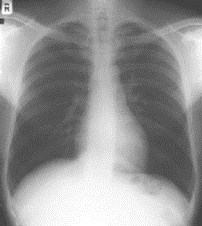
#> input picture imageQ1.jpg, 202 x 226 px; its folder holds only this picture in this run
$ python -i data_loader.py   (imports and definitions only)
#> lines starting #> are read from the running program, lines starting #| are printed output that depends on the picture
#> further down, picture is the input picture: shape (226, 202, 3); min 61, max 255, mean 148.3
#> in feature, `img_lab = cv2.cvtColor(img_bgr, cv2.COLOR_BGR2Lab)`: img_lab: shape (226, 202, 3); mean of channels 0, 1, 2 154.8, 128, 128
import cv2
import matplotlib.pyplot as plt
import numpy as np
import math

# dataloading modules
from os import listdir
from os.path import isfile, join
import re
import random
from sklearn.model_selection import train_test_split
from typing import List, Tuple
from joblib import dump

# [33 lines left out: function load_data, not called in this run]


def diff_of_gaussian(img_l: np.ndarray):
    """
    :param img_l: L channel of L*a*b encoding
    """
    low_sigma = cv2.GaussianBlur(img_l, (3, 3), sigmaX=1, sigmaY=1)
    high_sigma = cv2.GaussianBlur(img_l, (5, 5), sigmaX=4, sigmaY=4)
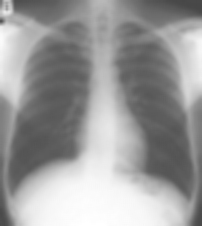
#> high_sigma: shape (226, 202); min 71, max 255, mean 154.8

    # Calculate the DoG by subtracting
    dog = low_sigma - high_sigma
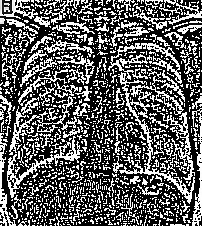
#> dog: shape (226, 202); min 0, max 255, mean 94.8
    return dog


def pillbox_filter(img_a):
    """
    :param img_a: a channel of L*a*b encoding
    """
    # estimation of pillbox filter
    # from https://www2.cs.duke.edu/courses/spring19/compsci527/notes/convolution-filtering.pdf
    kernel = np.array([
        [0.0511, 0.0511, 0.0511],
        [0.0511, 0.0511, 0.0511],
        [0.0511, 0.0511, 0.0511],
    ])
    return cv2.filter2D(img_a, -1, kernel)
#> returned value: shape (226, 202); every value is 59


def feature(img_bgr: np.ndarray):
    img_lab = cv2.cvtColor(img_bgr, cv2.COLOR_BGR2Lab)
    transposed_img = img_lab.transpose(2, 0, 1)

    dog = diff_of_gaussian(transposed_img[0])
    p = pillbox_filter(transposed_img[1])

    normalise = lambda x: math.exp(-1/50*abs(x))
    pointwise_norm = np.vectorize(normalise)
    tfb = pointwise_norm(dog+p)
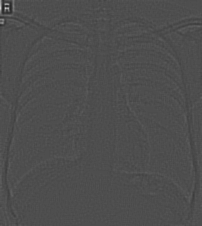
#> tfb: shape (226, 202) float64; min 0.135, max 0.819, mean 0.308
    return tfb


def preprocessing(X):
    features = list(map(feature, X))
    return features

# [17 lines left out: function main, not called in this run]

>>> import cv2
>>> picture = cv2.imread('../../imageQ1.jpg')
>>> result = feature(picture)

$ run again, on imageQ21.jpg
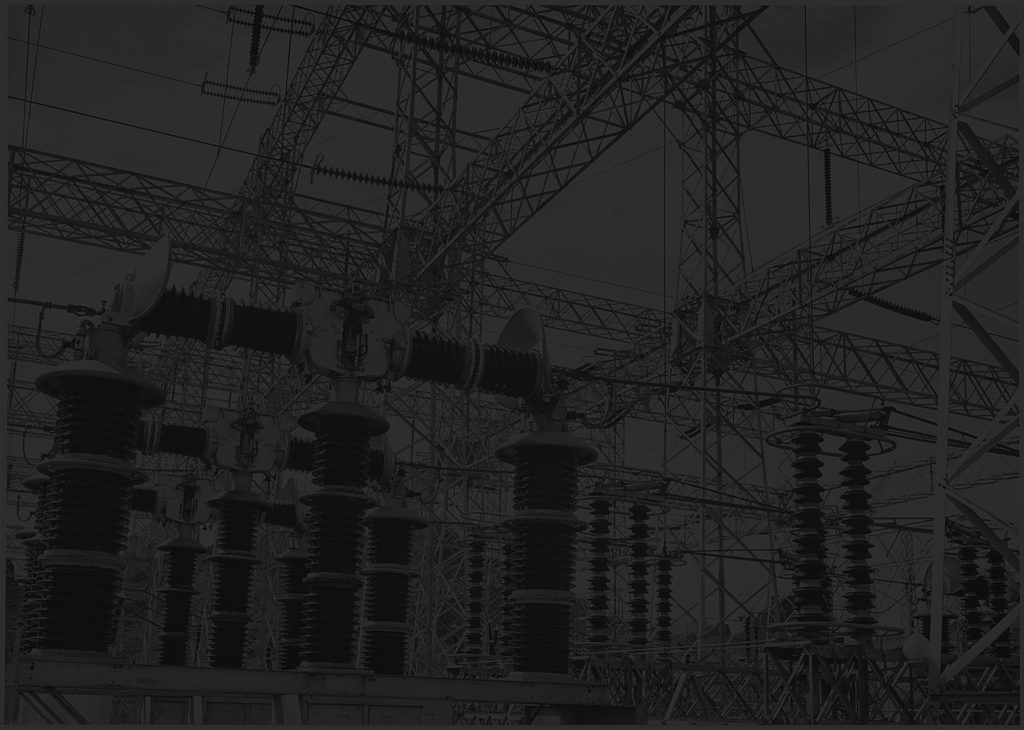
#> input picture imageQ21.jpg, 1024 x 730 px
#> picture is the input picture: shape (730, 1024, 3); min 5, max 57, mean 33.2
#> img_lab: shape (730, 1024, 3); mean of channels 0, 1, 2 32.6, 128, 128
#> in diff_of_gaussian, `dog = low_sigma - high_sigma`:
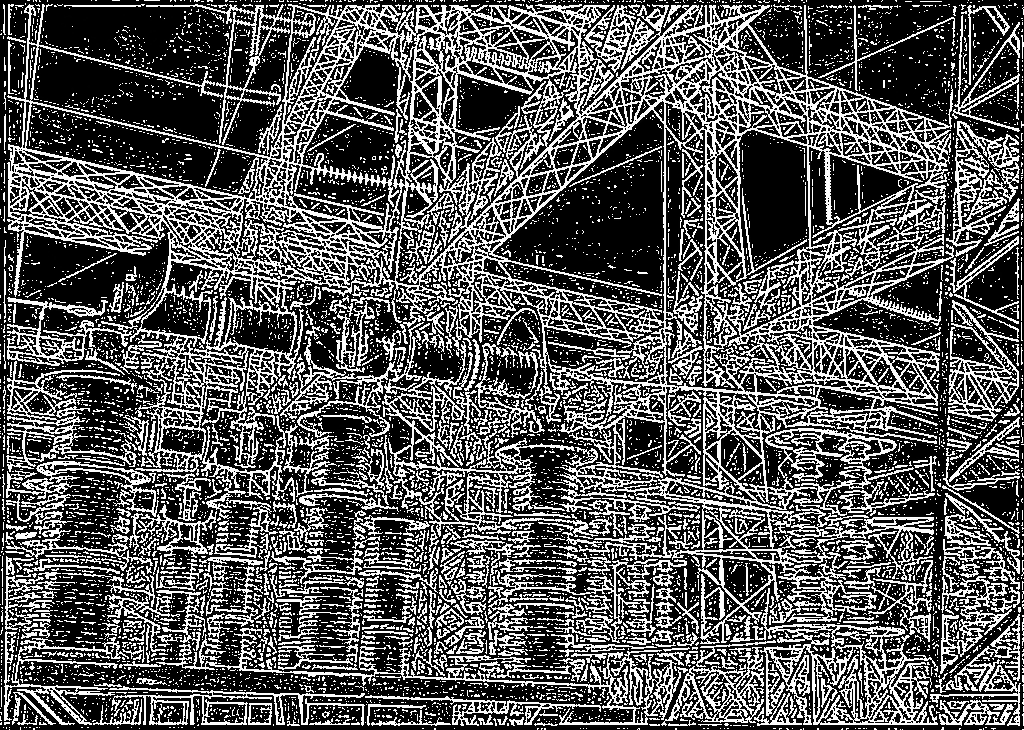
#> dog: shape (730, 1024); min 0, max 255, mean 88.5

$ run again, on imageQ3.jpg
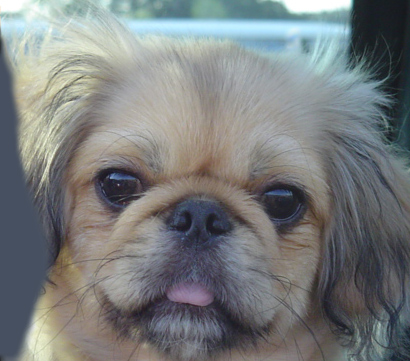
#> input picture imageQ3.jpg, 410 x 361 px
#> picture is the input picture: shape (361, 410, 3); mean B, G, R 125, 124.5, 121.2
#> img_lab: shape (361, 410, 3); mean of channels 0, 1, 2 130.9, 127.4, 127.2
#> in diff_of_gaussian, `dog = low_sigma - high_sigma`:
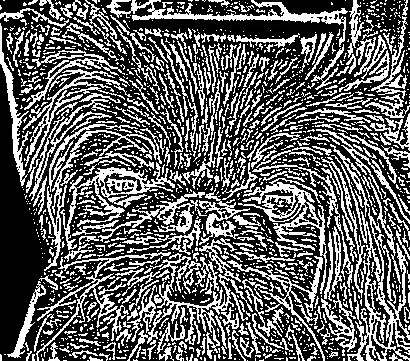
#> dog: shape (361, 410); min 0, max 255, mean 96.4
#> in feature, `tfb = pointwise_norm(dog+p)`:
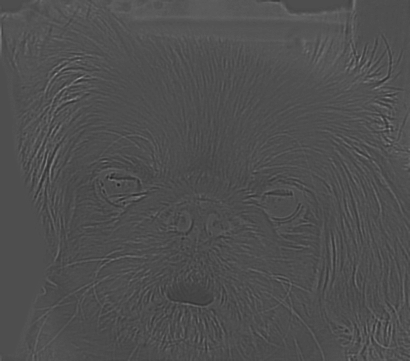
#> tfb: shape (361, 410) float64; min 0.135, max 0.619, mean 0.311
